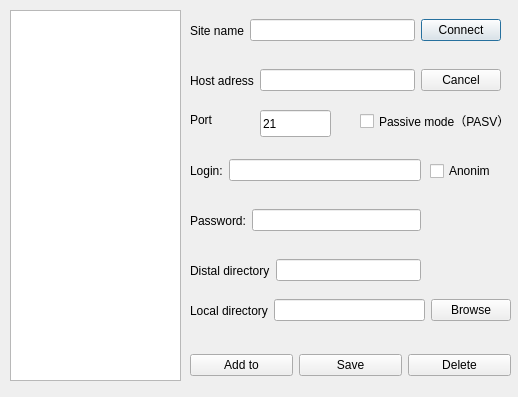
<?xml version="1.0" encoding="UTF-8"?>
<ui version="4.0">
 <class>Dialog</class>
 <widget class="QDialog" name="Dialog">
  <property name="geometry">
   <rect>
    <x>0</x>
    <y>0</y>
    <width>518</width>
    <height>397</height>
   </rect>
  </property>
  <property name="windowTitle">
   <string>Dialog</string>
  </property>
  <widget class="QWidget" name="horizontalLayoutWidget">
   <property name="geometry">
    <rect>
     <x>190</x>
     <y>10</y>
     <width>311</width>
     <height>41</height>
    </rect>
   </property>
   <layout class="QHBoxLayout" name="horizontalLayout_6">
    <item>
     <widget class="QLabel" name="label">
      <property name="text">
       <string>Site name</string>
      </property>
     </widget>
    </item>
    <item>
     <widget class="QLineEdit" name="mSiteName"/>
    </item>
    <item>
     <widget class="QPushButton" name="mConnect">
      <property name="text">
       <string>Connect</string>
      </property>
     </widget>
    </item>
   </layout>
  </widget>
  <widget class="QWidget" name="horizontalLayoutWidget_2">
   <property name="geometry">
    <rect>
     <x>190</x>
     <y>60</y>
     <width>311</width>
     <height>41</height>
    </rect>
   </property>
   <layout class="QHBoxLayout" name="horizontalLayout_7">
    <item>
     <widget class="QLabel" name="label_2">
      <property name="text">
       <string>Host adress</string>
      </property>
     </widget>
    </item>
    <item>
     <widget class="QLineEdit" name="mHostAddress"/>
    </item>
    <item>
     <widget class="QPushButton" name="mCancle">
      <property name="text">
       <string>Cancel</string>
      </property>
     </widget>
    </item>
   </layout>
  </widget>
  <widget class="QWidget" name="horizontalLayoutWidget_4">
   <property name="geometry">
    <rect>
     <x>190</x>
     <y>150</y>
     <width>231</width>
     <height>41</height>
    </rect>
   </property>
   <layout class="QHBoxLayout" name="horizontalLayout_9">
    <item>
     <widget class="QLabel" name="label_4">
      <property name="text">
       <string>Login:</string>
      </property>
     </widget>
    </item>
    <item>
     <widget class="QLineEdit" name="mUser"/>
    </item>
   </layout>
  </widget>
  <widget class="QCheckBox" name="mPasv">
   <property name="geometry">
    <rect>
     <x>360</x>
     <y>110</y>
     <width>156</width>
     <height>22</height>
    </rect>
   </property>
   <property name="text">
    <string>Passive mode（PASV）</string>
   </property>
   <property name="checkable">
    <bool>true</bool>
   </property>
   <property name="tristate">
    <bool>false</bool>
   </property>
  </widget>
  <widget class="QLabel" name="label_3">
   <property name="geometry">
    <rect>
     <x>190</x>
     <y>100</y>
     <width>30</width>
     <height>39</height>
    </rect>
   </property>
   <property name="text">
    <string>Port</string>
   </property>
  </widget>
  <widget class="QLineEdit" name="mPort">
   <property name="geometry">
    <rect>
     <x>260</x>
     <y>110</y>
     <width>71</width>
     <height>27</height>
    </rect>
   </property>
   <property name="text">
    <string>21</string>
   </property>
  </widget>
  <widget class="QCheckBox" name="mCheck">
   <property name="geometry">
    <rect>
     <x>430</x>
     <y>160</y>
     <width>60</width>
     <height>22</height>
    </rect>
   </property>
   <property name="text">
    <string>Anonim</string>
   </property>
  </widget>
  <widget class="QWidget" name="horizontalLayoutWidget_5">
   <property name="geometry">
    <rect>
     <x>190</x>
     <y>200</y>
     <width>231</width>
     <height>41</height>
    </rect>
   </property>
   <layout class="QHBoxLayout" name="horizontalLayout_11">
    <item>
     <widget class="QLabel" name="label_6">
      <property name="text">
       <string>Password:</string>
      </property>
     </widget>
    </item>
    <item>
     <widget class="QLineEdit" name="mPassword">
      <property name="echoMode">
       <enum>QLineEdit::Password</enum>
      </property>
     </widget>
    </item>
   </layout>
  </widget>
  <widget class="QWidget" name="horizontalLayoutWidget_6">
   <property name="geometry">
    <rect>
     <x>190</x>
     <y>250</y>
     <width>231</width>
     <height>41</height>
    </rect>
   </property>
   <layout class="QHBoxLayout" name="horizontalLayout_12">
    <item>
     <widget class="QLabel" name="label_7">
      <property name="text">
       <string>Distal directory</string>
      </property>
     </widget>
    </item>
    <item>
     <widget class="QLineEdit" name="mRemoteDir"/>
    </item>
   </layout>
  </widget>
  <widget class="QWidget" name="horizontalLayoutWidget_7">
   <property name="geometry">
    <rect>
     <x>190</x>
     <y>290</y>
     <width>321</width>
     <height>41</height>
    </rect>
   </property>
   <layout class="QHBoxLayout" name="horizontalLayout_13">
    <item>
     <widget class="QLabel" name="label_8">
      <property name="text">
       <string>Local directory</string>
      </property>
     </widget>
    </item>
    <item>
     <widget class="QLineEdit" name="mLocalDir"/>
    </item>
    <item>
     <widget class="QPushButton" name="mBrowse">
      <property name="text">
       <string>Browse</string>
      </property>
     </widget>
    </item>
   </layout>
  </widget>
  <widget class="QWidget" name="horizontalLayoutWidget_3">
   <property name="geometry">
    <rect>
     <x>190</x>
     <y>340</y>
     <width>321</width>
     <height>51</height>
    </rect>
   </property>
   <layout class="QHBoxLayout" name="horizontalLayout_8">
    <item>
     <widget class="QPushButton" name="mAdd">
      <property name="text">
       <string>Add to</string>
      </property>
     </widget>
    </item>
    <item>
     <widget class="QPushButton" name="mSave">
      <property name="text">
       <string>Save</string>
      </property>
     </widget>
    </item>
    <item>
     <widget class="QPushButton" name="mDelete">
      <property name="text">
       <string>Delete</string>
      </property>
     </widget>
    </item>
   </layout>
  </widget>
  <widget class="QListWidget" name="mListWidget">
   <property name="geometry">
    <rect>
     <x>10</x>
     <y>10</y>
     <width>171</width>
     <height>371</height>
    </rect>
   </property>
  </widget>
 </widget>
 <resources/>
 <connections/>
</ui>
